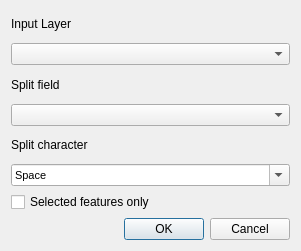
<?xml version="1.0" encoding="UTF-8"?>
<ui version="4.0">
 <class>hcmgis_split_field_form</class>
 <widget class="QDialog" name="hcmgis_split_field_form">
  <property name="windowModality">
   <enum>Qt::ApplicationModal</enum>
  </property>
  <property name="enabled">
   <bool>true</bool>
  </property>
  <property name="geometry">
   <rect>
    <x>0</x>
    <y>0</y>
    <width>301</width>
    <height>251</height>
   </rect>
  </property>
  <property name="mouseTracking">
   <bool>false</bool>
  </property>
  <property name="windowTitle">
   <string>Split Fields</string>
  </property>
  <layout class="QVBoxLayout" name="verticalLayout">
   <item>
    <widget class="QLabel" name="LblInput">
     <property name="text">
      <string>Input Layer</string>
     </property>
    </widget>
   </item>
   <item>
    <widget class="QgsMapLayerComboBox" name="CboInput"/>
   </item>
   <item>
    <widget class="QLabel" name="LblOutput_2">
     <property name="text">
      <string>Split field</string>
     </property>
    </widget>
   </item>
   <item>
    <widget class="QgsFieldComboBox" name="CboField"/>
   </item>
   <item>
    <widget class="QLabel" name="LblChar">
     <property name="text">
      <string>Split character</string>
     </property>
    </widget>
   </item>
   <item>
    <widget class="QComboBox" name="CboChar">
     <property name="font">
      <font>
       <pointsize>8</pointsize>
      </font>
     </property>
     <property name="editable">
      <bool>true</bool>
     </property>
     <item>
      <property name="text">
       <string>Space</string>
      </property>
     </item>
     <item>
      <property name="text">
       <string>Tab</string>
      </property>
     </item>
     <item>
      <property name="text">
       <string>,</string>
      </property>
     </item>
     <item>
      <property name="text">
       <string>_</string>
      </property>
     </item>
     <item>
      <property name="text">
       <string>-</string>
      </property>
     </item>
     <item>
      <property name="text">
       <string>/</string>
      </property>
     </item>
     <item>
      <property name="text">
       <string>|</string>
      </property>
     </item>
     <item>
      <property name="text">
       <string>\</string>
      </property>
     </item>
     <item>
      <property name="text">
       <string>.</string>
      </property>
     </item>
     <item>
      <property name="text">
       <string>:</string>
      </property>
     </item>
     <item>
      <property name="text">
       <string>;</string>
      </property>
     </item>
     <item>
      <property name="text">
       <string>~</string>
      </property>
     </item>
     <item>
      <property name="text">
       <string>`</string>
      </property>
     </item>
     <item>
      <property name="text">
       <string>!</string>
      </property>
     </item>
     <item>
      <property name="text">
       <string>@</string>
      </property>
     </item>
     <item>
      <property name="text">
       <string>#</string>
      </property>
     </item>
     <item>
      <property name="text">
       <string>$</string>
      </property>
     </item>
     <item>
      <property name="text">
       <string>%</string>
      </property>
     </item>
     <item>
      <property name="text">
       <string>&amp;</string>
      </property>
     </item>
     <item>
      <property name="text">
       <string>*</string>
      </property>
     </item>
     <item>
      <property name="text">
       <string>(</string>
      </property>
     </item>
     <item>
      <property name="text">
       <string>)</string>
      </property>
     </item>
     <item>
      <property name="text">
       <string>{</string>
      </property>
     </item>
     <item>
      <property name="text">
       <string>}</string>
      </property>
     </item>
     <item>
      <property name="text">
       <string>[</string>
      </property>
     </item>
     <item>
      <property name="text">
       <string>]</string>
      </property>
     </item>
     <item>
      <property name="text">
       <string>'</string>
      </property>
     </item>
     <item>
      <property name="text">
       <string>&quot;</string>
      </property>
     </item>
     <item>
      <property name="text">
       <string>&lt;</string>
      </property>
     </item>
     <item>
      <property name="text">
       <string>&gt;</string>
      </property>
     </item>
    </widget>
   </item>
   <item>
    <widget class="QCheckBox" name="ChkSelectedFeaturesOnly">
     <property name="text">
      <string>Selected features only</string>
     </property>
    </widget>
   </item>
   <item>
    <widget class="QDialogButtonBox" name="BtnOKCancel">
     <property name="standardButtons">
      <set>QDialogButtonBox::Cancel|QDialogButtonBox::Ok</set>
     </property>
    </widget>
   </item>
  </layout>
 </widget>
 <customwidgets>
  <customwidget>
   <class>QgsFieldComboBox</class>
   <extends>QComboBox</extends>
   <header>qgis.gui</header>
  </customwidget>
  <customwidget>
   <class>QgsMapLayerComboBox</class>
   <extends>QComboBox</extends>
   <header>qgis.gui</header>
  </customwidget>
 </customwidgets>
 <resources/>
 <connections>
  <connection>
   <sender>BtnOKCancel</sender>
   <signal>accepted()</signal>
   <receiver>hcmgis_split_field_form</receiver>
   <slot>accept()</slot>
   <hints>
    <hint type="sourcelabel">
     <x>251</x>
     <y>272</y>
    </hint>
    <hint type="destinationlabel">
     <x>169</x>
     <y>143</y>
    </hint>
   </hints>
  </connection>
  <connection>
   <sender>BtnOKCancel</sender>
   <signal>rejected()</signal>
   <receiver>hcmgis_split_field_form</receiver>
   <slot>reject()</slot>
   <hints>
    <hint type="sourcelabel">
     <x>251</x>
     <y>272</y>
    </hint>
    <hint type="destinationlabel">
     <x>169</x>
     <y>143</y>
    </hint>
   </hints>
  </connection>
 </connections>
</ui>
